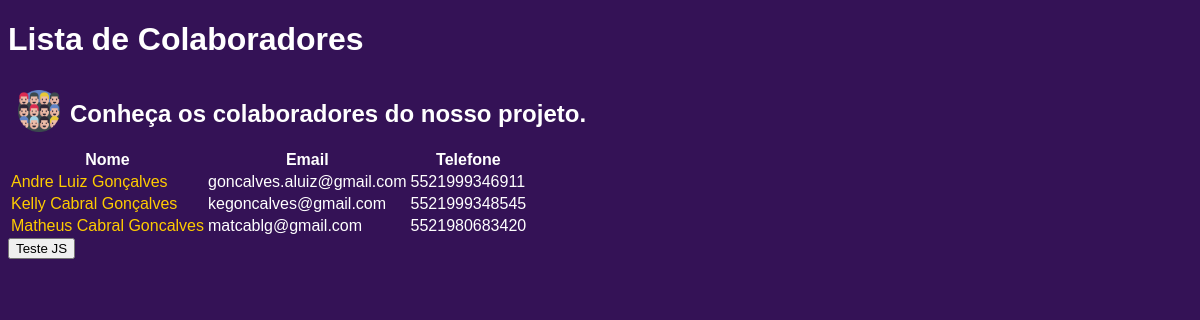
The app's page /colaborador/ with its own data.
### website/models.py (models this page shows, shortened)
class Colaborador(models.Model):
    nome = models.CharField('Nome', max_length=100)
    email = models.EmailField('Email')
    telefone = models.CharField('Telefone', max_length=15)

### website/views.py (the view)
# urls.py: path('colaborador/', views.colaborador, name='colaborador'),
def colaborador(request):
    colaboradores = Colaborador.objects.all()
    contexto = {
        'titulo': 'Colaboradores',
        'info': 'Lista de Colaboradores',
        'descricao': 'Conheça os colaboradores do nosso projeto.',
        'colaboradores': colaboradores
    }
    return render(request, 'colaborador.html', contexto)

### website/templates/colaborador.html (shortened to what this page needs)
<!DOCTYPE html>
{% load static %}
<html lang="pt-br">
<head>
    <link rel="stylesheet" href="{% static 'css/styles.css' %}">
</head>
<body>
    <h1>{{ info }}</h1>
    <div class="header">
        <div class="banner_img">
            <img src="{% static 'images/people.png' %}" alt="People" style="width:42px;height:42px;">
        </div>
        <div class="banner_text">
            <h2>{{ descricao }}</h2>
        </div>
    </div>
    <table>
        <tr>
            <th>Nome</th>
            <th>Email</th>
            <th>Telefone</th>
        </tr>
        {% for colaborador in colaboradores %}
        <tr>
            <td><a href="{% url 'perfil' colaborador.id %}">{{ colaborador.nome }}</a></td>
            <td>{{ colaborador.email }}</td>
            <td>{{ colaborador.telefone }}</td>
        </tr>
        {% endfor %}
    </table>
    <button onclick="teste();">Teste JS</button>
</body>
</html>

### website/static/css/styles.css (style rules this page uses)
body { background-color: #341256; color: #ffffff; font-family: Arial, sans-serif; }
a { color: #ffcc00; text-decoration: none; }
.header { display: flex; }
.banner_img { padding: 10px; }

### records on screen
Colaborador: nome "Andre Luiz Gonçalves", email "goncalves.aluiz@gmail.com", telefone "5521999346911"
Colaborador: nome "Kelly Cabral Gonçalves", email "kegoncalves@gmail.com", telefone "5521999348545"
Colaborador: nome "Matheus Cabral Goncalves", email "matcablg@gmail.com", telefone "5521980683420"

### other values on screen
{{ info }} "Lista de Colaboradores"
{{ descricao }} "Conheça os colaboradores do nosso projeto."
